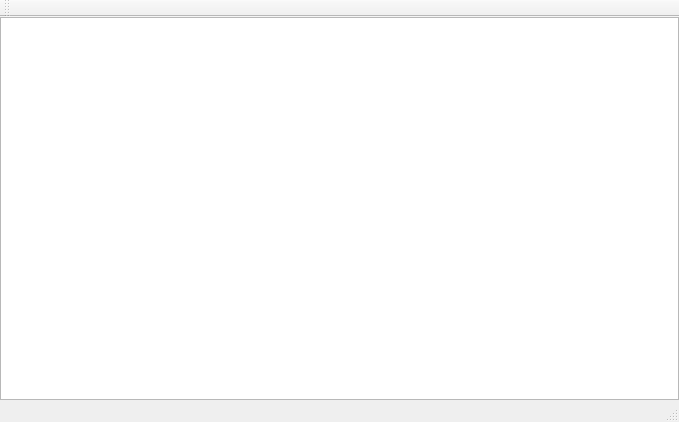
<?xml version="1.0" encoding="UTF-8"?>
<ui version="4.0">
 <class>MainWindow</class>
 <widget class="QMainWindow" name="MainWindow">
  <property name="geometry">
   <rect>
    <x>0</x>
    <y>0</y>
    <width>679</width>
    <height>422</height>
   </rect>
  </property>
  <property name="windowTitle">
   <string>MainWindow</string>
  </property>
  <widget class="QWidget" name="centralWidget">
   <layout class="QVBoxLayout" name="verticalLayout">
    <property name="spacing">
     <number>0</number>
    </property>
    <property name="leftMargin">
     <number>0</number>
    </property>
    <property name="topMargin">
     <number>0</number>
    </property>
    <property name="rightMargin">
     <number>0</number>
    </property>
    <property name="bottomMargin">
     <number>0</number>
    </property>
    <item>
     <layout class="QGridLayout" name="gridLayout">
      <property name="spacing">
       <number>0</number>
      </property>
      <item row="0" column="0">
       <widget class="QTableView" name="tv_statistics"/>
      </item>
     </layout>
    </item>
   </layout>
  </widget>
  <widget class="QMenuBar" name="menuBar">
   <property name="geometry">
    <rect>
     <x>0</x>
     <y>0</y>
     <width>679</width>
     <height>22</height>
    </rect>
   </property>
  </widget>
  <widget class="QToolBar" name="mainToolBar">
   <attribute name="toolBarArea">
    <enum>TopToolBarArea</enum>
   </attribute>
   <attribute name="toolBarBreak">
    <bool>false</bool>
   </attribute>
  </widget>
  <widget class="QStatusBar" name="statusBar">
   <property name="enabled">
    <bool>true</bool>
   </property>
  </widget>
 </widget>
 <layoutdefault spacing="6" margin="11"/>
 <resources/>
 <connections/>
</ui>
